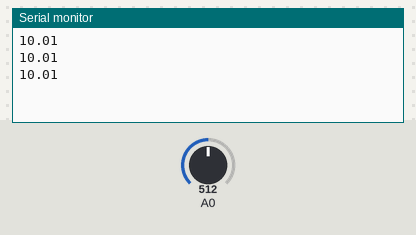
Recording of a sketch running on a simulated Arduino Uno, built with avr-gcc and run on an emulated ATmega328P. On the bench: the last lines printed to the serial monitor. Inputs (shaded band) come from the test bench; at power-on: A0 = 512.

Above: at 1.5 s.
1.6 s: A0 set to 716
At 2.7 s:
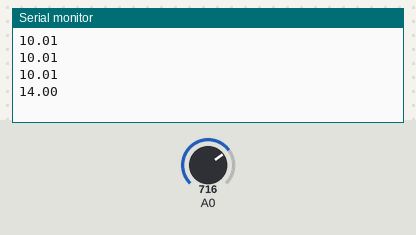
3.1 s: A0 set to 900
At 4.1 s:
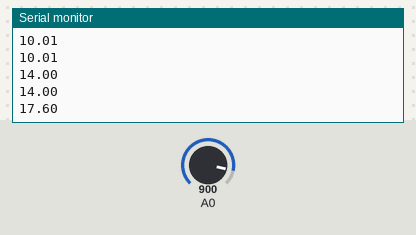
Timing chart, 0 to 6.1 s (numbered marks = the images above; inputs shaded):
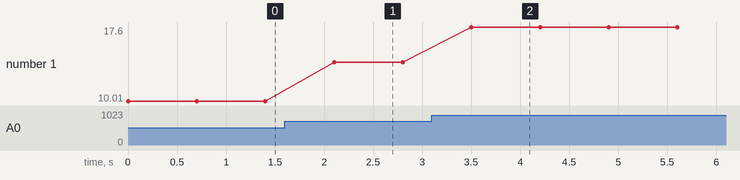

The sketch:

voltmeter.ino
```cpp
void setup() {
  // put your setup code here, to run once:
Serial.begin(9600);
}
float a;
void loop() {
  // put your main code here, to run repeatedly:
a=analogRead(A0);
Serial.println(5*4*a/1023,2);
delay(700);
}
```

Measured:
- after the input at 1.6 s, the serial monitor: prints a new line after 0.50 s (image 1)
- after the input at 3.1 s, the serial monitor: prints a new line after 0.40 s (image 2)
- plotted number 1: 10.01 → 14 after the input at 1.6 s, 14 → 17.6 after the input at 3.1 s
